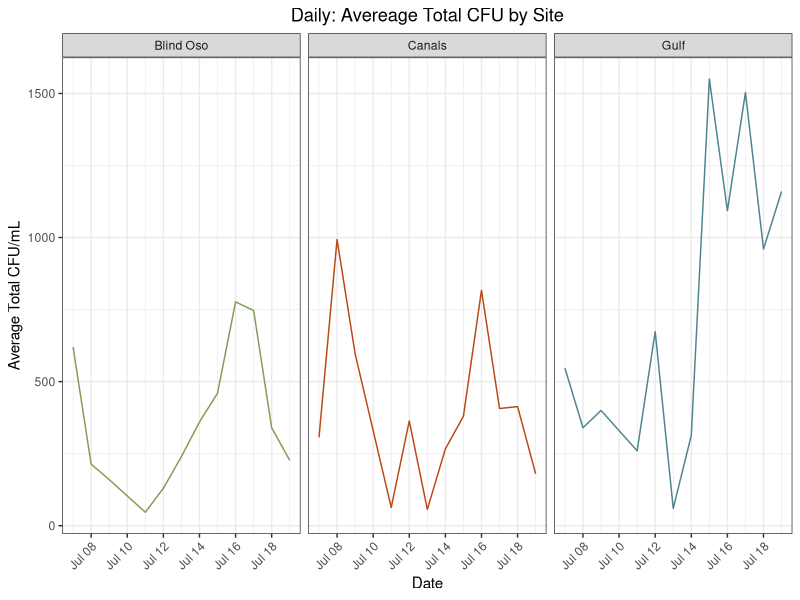
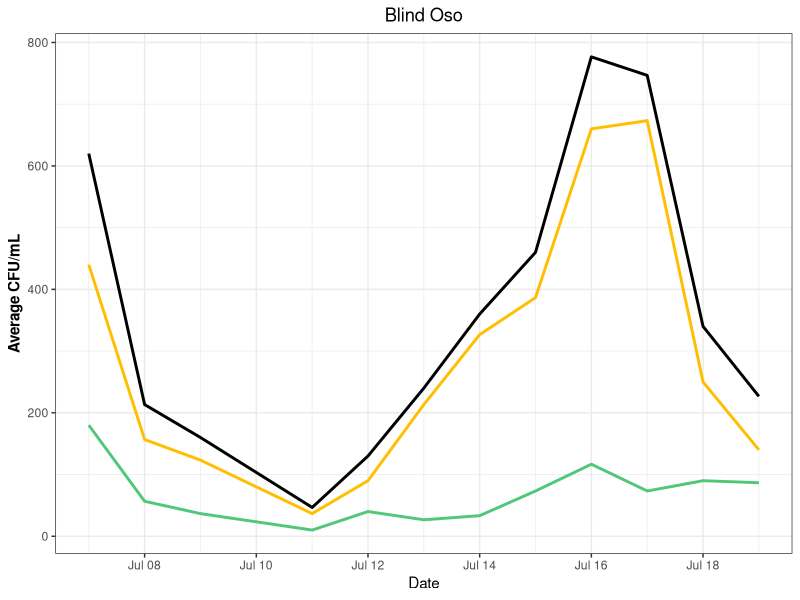
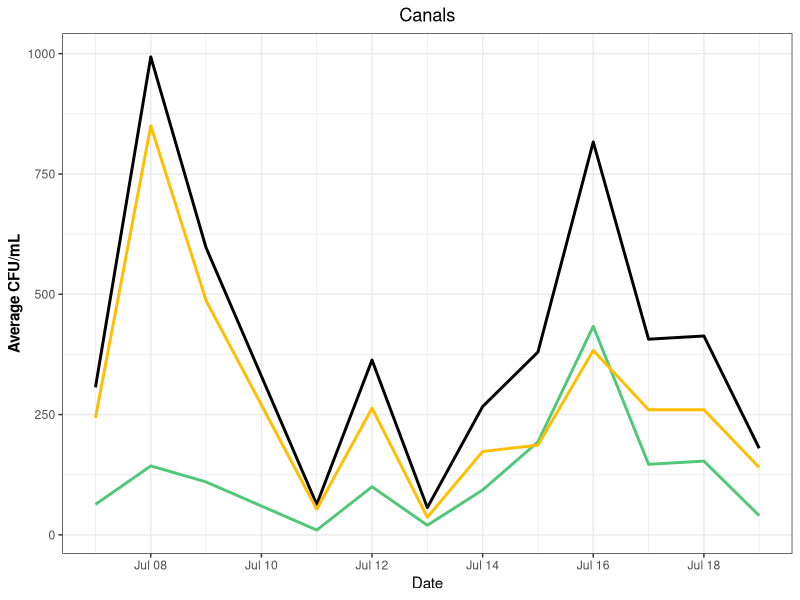
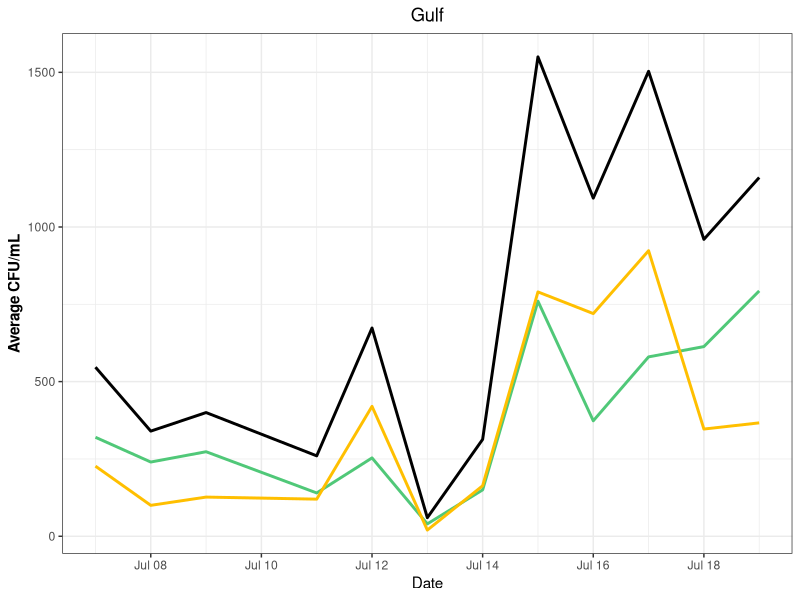
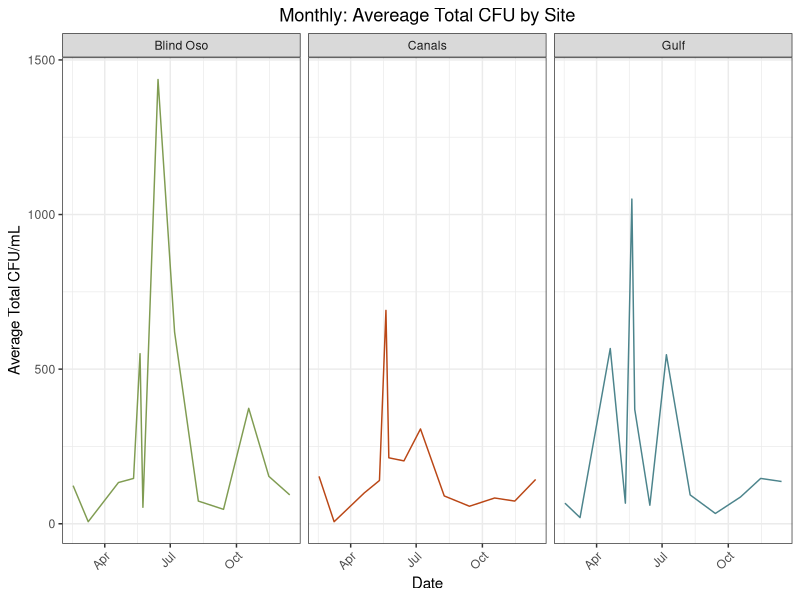
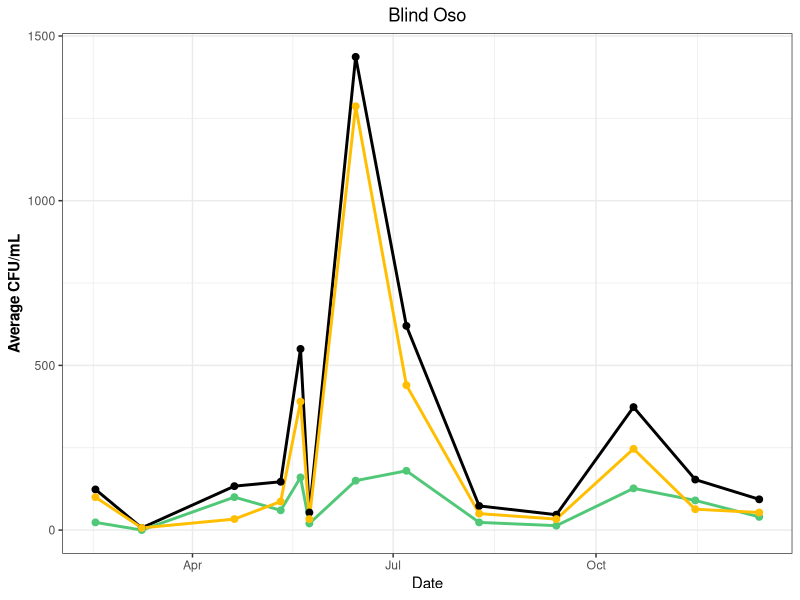
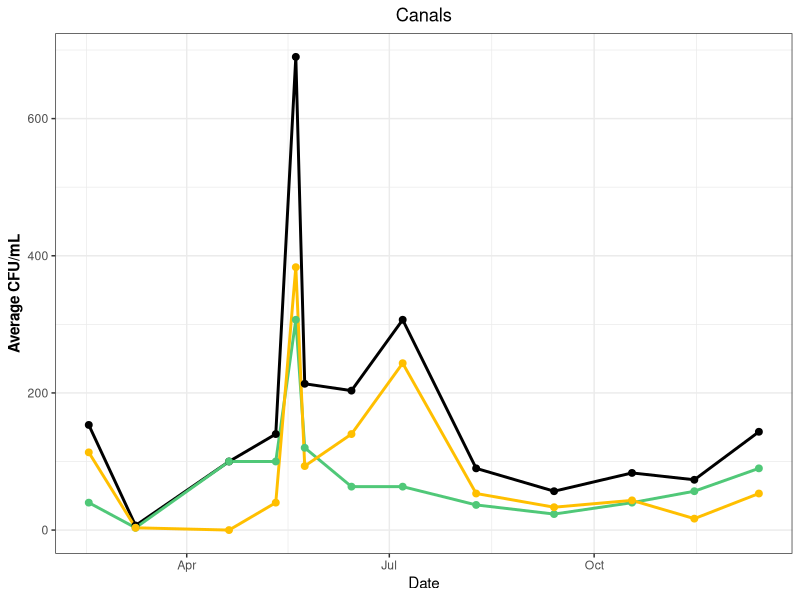
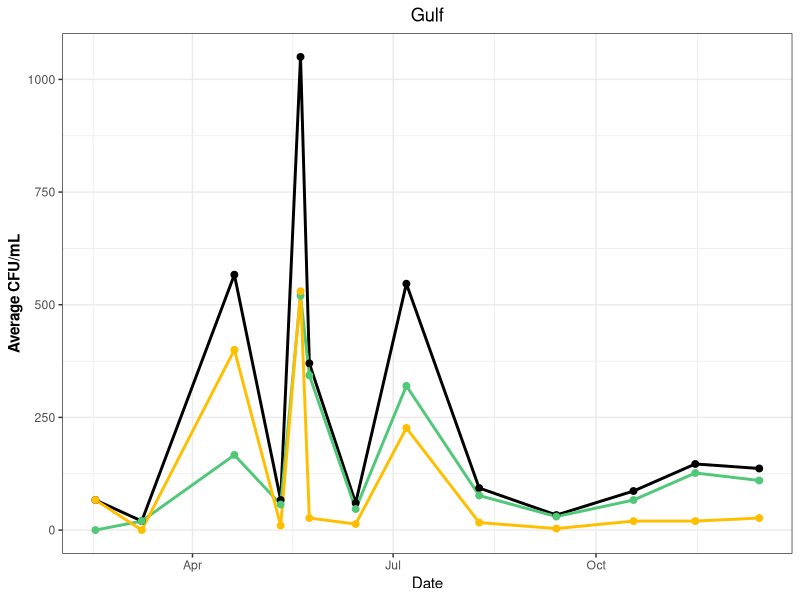

The R script that drew these images, in order:
## ---- chunk 1
library(here)
library(tidyverse)
## ---- chunk 2
#MASTER
master<- read_csv(here("data", "processed_data", "tx_master.csv"))
#DAILY
b_d<- read_csv(here("data", "processed_data", "bo_master_daily.csv"))
c_d<- read_csv(here("data", "processed_data", "c2_master_daily.csv"))
r_d<- read_csv(here("data", "processed_data", "rd_master_daily.csv"))

#MONTHLY
b_m<- read_csv(here("data", "processed_data", "bo_master_monthly.csv"))
c_m<- read_csv(here("data", "processed_data", "c2_master_monthly.csv"))
r_m<- read_csv(here("data", "processed_data", "rd_master_monthly.csv"))
## ---- chunk 3
daily<- 
  master %>%
  filter(Type %in% "Daily",
         hr_cst %in% "01")

monthly<- 
  master %>%
  filter(Type %in% "Monthly"| date %in% as.Date('2022-07-07'),
         hr_cst %in% c("01", "00"))
## ---- chunk 4
daily %>%
  ggplot() + 
  geom_line(
    aes(x = date,
        y = cfu_tot,
        color = site)) +
  facet_wrap(~site)+
  theme(axis.text.x = element_text(angle = 45, hjust = 1))+
  scale_color_manual(values = c("Blind Oso" = "#809C52",
                                "Canals" = "#ba4716",
                                "Gulf" = "#4c848c")) +
  theme_bw() +
  labs(x = "Date",
       y = "Average Total CFU/mL",
       title = "Daily: Avereage Total CFU by Site")+
  theme(plot.title = element_text(hjust = 0.5),
        legend.position = "none",
        axis.text.x = element_text(angle = 45, hjust = 1))

ggsave(here("results", "plots", "cfu", "total_daily.png"))
## ---- chunk 5
b_d %>%
  ggplot() + 
  geom_line(
    aes(x = date,
        y = cfu_tot),
    size = 1) +
   geom_line(
    aes(x = date,
        y = cfu_gre),
    color = "#50C878",
    size = 1) +
  geom_line(
    aes(x = date,
        y = cfu_yel),
    color = "#FFBF00",
    size = 1) +
  theme_bw() +
  labs(x = "Date",
       y = "Average CFU/mL",
       title = "Blind Oso") +
  theme(axis.title.y = element_text(face = "bold"),
        plot.title = element_text(hjust = 0.5))

ggsave(here("results", "plots", "cfu", "bo_all_daily.png"))
## ---- chunk 6
c_d %>%
  ggplot() + 
  geom_line(
    aes(x = date,
        y = cfu_tot),
    size = 1) +
   geom_line(
    aes(x = date,
        y = cfu_gre),
    color = "#50C878",
    size = 1) +
  geom_line(
    aes(x = date,
        y = cfu_yel),
    color = "#FFBF00",
    size = 1) +
  theme_bw() +
  labs(x = "Date",
       y = "Average CFU/mL",
       title = "Canals") +
  theme(axis.title.y = element_text(face = "bold"),
        plot.title = element_text(hjust = 0.5))

ggsave(here("results", "plots", "cfu", "c2_all_daily.png"))
## ---- chunk 7
r_d %>%
  ggplot() + 
  geom_line(
    aes(x = date,
        y = cfu_tot),
    size = 1) +
   geom_line(
    aes(x = date,
        y = cfu_gre),
    color = "#50C878",
    size = 1) +
  geom_line(
    aes(x = date,
        y = cfu_yel),
    color = "#FFBF00",
    size = 1) +
  theme_bw() +
  labs(x = "Date",
       y = "Average CFU/mL",
       title = "Gulf") +
  theme(axis.title.y = element_text(face = "bold"),
        plot.title = element_text(hjust = 0.5))

ggsave(here("results", "plots", "cfu", "gulf_all_daily.png"))
## ---- chunk 8
monthly %>%
  ggplot() + 
  geom_line(
    aes(x = date,
        y = cfu_tot,
        color = site)) +
  facet_wrap(~site)+
  theme(axis.text.x = element_text(angle = 45, hjust = 1))+
  scale_color_manual(values = c("Blind Oso" = "#809C52",
                                "Canals" = "#ba4716",
                                "Gulf" = "#4c848c")) +
  theme_bw() +
  labs(x = "Date",
       y = "Average Total CFU/mL",
       title = "Monthly: Avereage Total CFU by Site")+
  theme(plot.title = element_text(hjust = 0.5),
        legend.position = "none",
        axis.text.x = element_text(angle = 45, hjust = 1))

ggsave(here("results", "plots", "cfu", "total_monthly.png"))
## ---- chunk 9
b_m %>%
  ggplot() + 
  geom_line(
    aes(x = date,
        y = cfu_tot),
    size = 1) +
   geom_line(
    aes(x = date,
        y = cfu_gre),
    color = "#50C878",
    size = 1) +
  geom_line(
    aes(x = date,
        y = cfu_yel),
    color = "#FFBF00",
    size = 1) +
  geom_point(
    aes(x = date,
        y = cfu_tot),
    size = 2) +
   geom_point(
    aes(x = date,
        y = cfu_gre),
    color = "#50C878",
    size = 2) +
  geom_point(
    aes(x = date,
        y = cfu_yel),
    color = "#FFBF00",
    size = 2) +
  theme_bw() +
  labs(x = "Date",
       y = "Average CFU/mL",
       title = "Blind Oso") +
  theme(axis.title.y = element_text(face = "bold"),
        plot.title = element_text(hjust = 0.5))

ggsave(here("results", "plots", "cfu", "bo_all_monthly.png"))
## ---- chunk 10
c_m %>%
  ggplot() + 
  geom_line(
    aes(x = date,
        y = cfu_tot),
    size = 1) +
   geom_line(
    aes(x = date,
        y = cfu_gre),
    color = "#50C878",
    size = 1) +
  geom_line(
    aes(x = date,
        y = cfu_yel),
    color = "#FFBF00",
    size = 1) +
  geom_point(
    aes(x = date,
        y = cfu_tot),
    size = 2) +
   geom_point(
    aes(x = date,
        y = cfu_gre),
    color = "#50C878",
    size = 2) +
  geom_point(
    aes(x = date,
        y = cfu_yel),
    color = "#FFBF00",
    size = 2) +
  theme_bw() +
  labs(x = "Date",
       y = "Average CFU/mL",
       title = "Canals") +
  theme(axis.title.y = element_text(face = "bold"),
        plot.title = element_text(hjust = 0.5))

ggsave(here("results", "plots", "cfu", "c2_all_monthly.png"))
## ---- chunk 11
r_m %>%
  ggplot() + 
  geom_line(
    aes(x = date,
        y = cfu_tot),
    size = 1) +
   geom_line(
    aes(x = date,
        y = cfu_gre),
    color = "#50C878",
    size = 1) +
  geom_line(
    aes(x = date,
        y = cfu_yel),
    color = "#FFBF00",
    size = 1) +
  geom_point(
    aes(x = date,
        y = cfu_tot),
    size = 2) +
   geom_point(
    aes(x = date,
        y = cfu_gre),
    color = "#50C878",
    size = 2) +
  geom_point(
    aes(x = date,
        y = cfu_yel),
    color = "#FFBF00",
    size = 2) +
  theme_bw() +
  labs(x = "Date",
       y = "Average CFU/mL",
       title = "Gulf") +
  theme(axis.title.y = element_text(face = "bold"),
        plot.title = element_text(hjust = 0.5))

ggsave(here("results", "plots", "cfu", "rd_all_monthly.png"))
